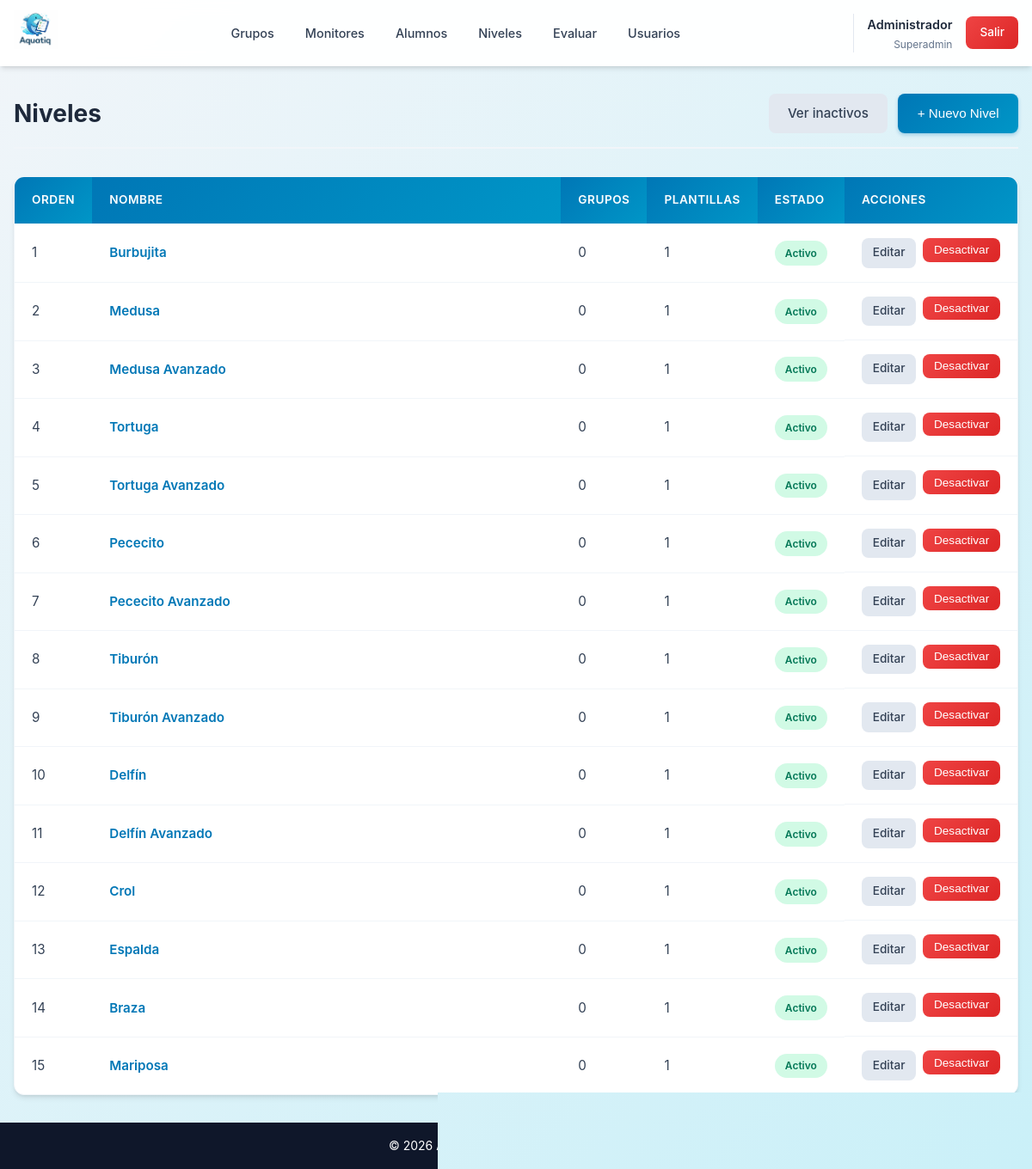
Screenshot of /admin/niveles.php (signed in) with the database file from the repository.
### tables this page shows
CREATE TABLE `niveles` (
    `id` INT UNSIGNED AUTO_INCREMENT PRIMARY KEY,
    `nombre` VARCHAR(50) NOT NULL,
    `orden` INT UNSIGNED NOT NULL DEFAULT 0,
    `activo` TINYINT(1) DEFAULT 1,
    `created_at` TIMESTAMP DEFAULT CURRENT_TIMESTAMP
);

### includes/functions.php (called while the page is built, shortened)
<?php
function sanitize(string $input): string {
    return htmlspecialchars(trim($input), ENT_QUOTES, 'UTF-8');
}

### admin/niveles.php (the view, shortened to what this page needs)
<?php
$pdo = getDBConnection();
$showInactive = isset($_GET['inactive']);
$sql = "SELECT n.*,
        (SELECT COUNT(*) FROM grupos g WHERE g.nivel_id = n.id) as total_grupos,
        (SELECT COUNT(*) FROM plantillas_evaluacion p WHERE p.nivel_id = n.id) as total_plantillas
        FROM niveles n";
if (!$showInactive) {
    $sql .= " WHERE n.activo = 1";
}
$sql .= " ORDER BY n.orden ASC, n.nombre ASC";
$niveles = $pdo->query($sql)->fetchAll();
include INCLUDES_PATH . '/header.php';
?>
<div class="page-header">
    <h1><i class="iconoir-stats-up-square"></i> Niveles</h1>
    <div class="actions">
        <?php if ($showInactive): ?>
        <a href="/admin/niveles.php" class="btn btn-secondary">Ver solo activos</a>
        <?php else: ?>
        <a href="/admin/niveles.php?inactive=1" class="btn btn-secondary">Ver inactivos</a>
        <?php endif; ?>
        <button type="button" class="btn btn-primary" onclick="document.getElementById('modal-crear').showModal()">
            + Nuevo Nivel
        </button>
    </div>
</div>
<?php if (count($niveles) > 0): ?>
<div class="table-container">
    <table class="table">
        <thead>
            <tr>
                <th width="60">Orden</th>
                <th>Nombre</th>
                <th width="100">Grupos</th>
                <th width="100">Plantillas</th>
                <th width="100">Estado</th>
                <th width="150">Acciones</th>
            </tr>
        </thead>
        <tbody>
            <?php foreach ($niveles as $nivel): ?>
            <tr>
                <td><?= $nivel['orden'] ?></td>
                <td><a href="/admin/nivel.php?id=<?= $nivel['id'] ?>" style="font-weight: 600; color: var(--primary);"><?= sanitize($nivel['nombre']) ?></a></td>
                <td><?= $nivel['total_grupos'] ?></td>
                <td><?= $nivel['total_plantillas'] ?></td>
                <td>
                    <?php if ($nivel['activo']): ?>
                    <span class="badge badge-success">Activo</span>
                    <?php else: ?>
                    <span class="badge badge-danger">Inactivo</span>
                    <?php endif; ?>
                </td>
                <td class="actions">
                    <a href="/admin/nivel.php?id=<?= $nivel['id'] ?>" class="btn btn-sm btn-secondary">Editar</a>
                    <?php if ($nivel['activo']): ?>
                    <form method="POST" style="display:inline;">
                        <button type="submit" class="btn btn-sm btn-danger" data-confirm="¿Desactivar este nivel?">Desactivar</button>
                    </form>
                    <?php endif; ?>
                </td>
            </tr>
            <?php endforeach; ?>
        </tbody>
    </table>
</div>
<?php endif; ?>
<?php include INCLUDES_PATH . '/footer.php'; ?>

### assets/css/style.css (style rules this page uses)
:root { --primary: #0077b6; --primary-light: #0096c7; --primary-dark: #005f8a; --secondary: #00b4d8; --accent: #90e0ef; --accent-light: #caf0f8; --success: #10b981; --success-light: #d1fae5; --warning: #f59e0b; --warning-light: #fef3c7; --danger: #ef4444; --danger-light: #fee2e2; --dark: #0f172a; --gray-900: #1e293b; --gray-700: #334155; --gray-500: #64748b; --gray-400: #94a3b8; --gray-300: #cbd5e1; --gray-200: #e2e8f0; --gray-100: #f1f5f9; --light: #f8fafc; --white: #ffffff; --shadow-sm: 0 1px 2px rgba(0,0,0,0.05); --shadow: 0 4px 6px -1px rgba(0,0,0,0.1), 0 2px 4px -2px rgba(0,0,0,0.1); --shadow-lg: 0 10px 15px -3px rgba(0,0,0,0.1), 0 4px 6px -4px rgba(0,0,0,0.1); --shadow-xl: 0 20px 25px -5px rgba(0,0,0,0.1), 0 8px 10px -6px rgba(0,0,0,0.1); --radius: 12px; --radius-sm: 8px; --radius-lg: 16px; --transition: all 0.2s ease; }
*, *::before, *::after { box-sizing: border-box; margin: 0; padding: 0; }
body { font-family: 'Inter', 'Segoe UI', system-ui, -apple-system, sans-serif; background: linear-gradient(135deg, var(--gray-100) 0%, var(--accent-light) 100%); background-attachment: fixed; color: var(--dark); line-height: 1.6; min-height: 100vh; display: flex; flex-direction: column; }
a { color: var(--primary); text-decoration: none; transition: var(--transition); }
.btn { display: inline-flex; align-items: center; justify-content: center; gap: 0.5rem; padding: 0.7rem 1.4rem; border: none; border-radius: var(--radius-sm); font-size: 0.95rem; font-weight: 500; cursor: pointer; transition: var(--transition); text-align: center; text-decoration: none; }
.btn-primary { background: linear-gradient(135deg, var(--primary) 0%, var(--primary-light) 100%); color: var(--white); box-shadow: 0 2px 4px rgba(0,119,182,0.3); }
.btn-secondary { background: var(--gray-200); color: var(--gray-700); }
.btn-danger { background: linear-gradient(135deg, var(--danger) 0%, #dc2626 100%); color: var(--white); }
.btn-sm { padding: 0.4rem 0.8rem; font-size: 0.85rem; }
.table-container { background: var(--white); border-radius: var(--radius); box-shadow: var(--shadow); overflow: hidden; border: 1px solid var(--gray-100); }
.table { width: 100%; border-collapse: collapse; }
.table th, .table td { padding: 1rem 1.25rem; text-align: left; border-bottom: 1px solid var(--gray-100); }
.table th { background: linear-gradient(135deg, var(--primary) 0%, var(--primary-light) 100%); color: var(--white); font-weight: 600; font-size: 0.85rem; text-transform: uppercase; letter-spacing: 0.5px; }
.table tbody tr { transition: var(--transition); }
.table tbody tr:last-child td { border-bottom: none; }
.table td { color: var(--gray-700); font-size: 0.95rem; }
.table .actions { display: flex; gap: 0.5rem; }
.page-header { display: flex; justify-content: space-between; align-items: center; margin-bottom: 2rem; padding-bottom: 1rem; border-bottom: 2px solid var(--gray-100); }
.page-header h1 { color: var(--gray-900); font-size: 1.75rem; font-weight: 700; }
.page-header .actions { display: flex; gap: 0.75rem; }
.badge { display: inline-flex; align-items: center; padding: 0.3rem 0.75rem; border-radius: 50px; font-size: 0.75rem; font-weight: 600; gap: 0.3rem; }
.badge-success { background: var(--success-light); color: #047857; }

### rows the page displays
niveles: orden "1", nombre "Burbujita", total_grupos "0", total_plantillas "1", activo "Activo"
niveles: orden "2", nombre "Medusa", total_grupos "0", total_plantillas "1", activo "Activo"
niveles: orden "3", nombre "Medusa Avanzado", total_grupos "0", total_plantillas "1", activo "Activo"
niveles: orden "4", nombre "Tortuga", total_grupos "0", total_plantillas "1", activo "Activo"
niveles: orden "5", nombre "Tortuga Avanzado", total_grupos "0", total_plantillas "1", activo "Activo"
niveles: orden "6", nombre "Pececito", total_grupos "0", total_plantillas "1", activo "Activo"
niveles: orden "7", nombre "Pececito Avanzado", total_grupos "0", total_plantillas "1", activo "Activo"
niveles: orden "8", nombre "Tiburón", total_grupos "0", total_plantillas "1", activo "Activo"
niveles: orden "9", nombre "Tiburón Avanzado", total_grupos "0", total_plantillas "1", activo "Activo"
niveles: orden "10", nombre "Delfín", total_grupos "0", total_plantillas "1", activo "Activo"
niveles: orden "11", nombre "Delfín Avanzado", total_grupos "0", total_plantillas "1", activo "Activo"
niveles: orden "12", nombre "Crol", total_grupos "0", total_plantillas "1", activo "Activo"
niveles: orden "13", nombre "Espalda", total_grupos "0", total_plantillas "1", activo "Activo"
niveles: orden "14", nombre "Braza", total_grupos "0", total_plantillas "1", activo "Activo"
niveles: orden "15", nombre "Mariposa", total_grupos "0", total_plantillas "1", activo "Activo"

### other values shown
$currentUser['nombre'] "Administrador"
ROLES[$currentUser['rol']] "Superadmin"
APP_NAME "Aquatiq"
